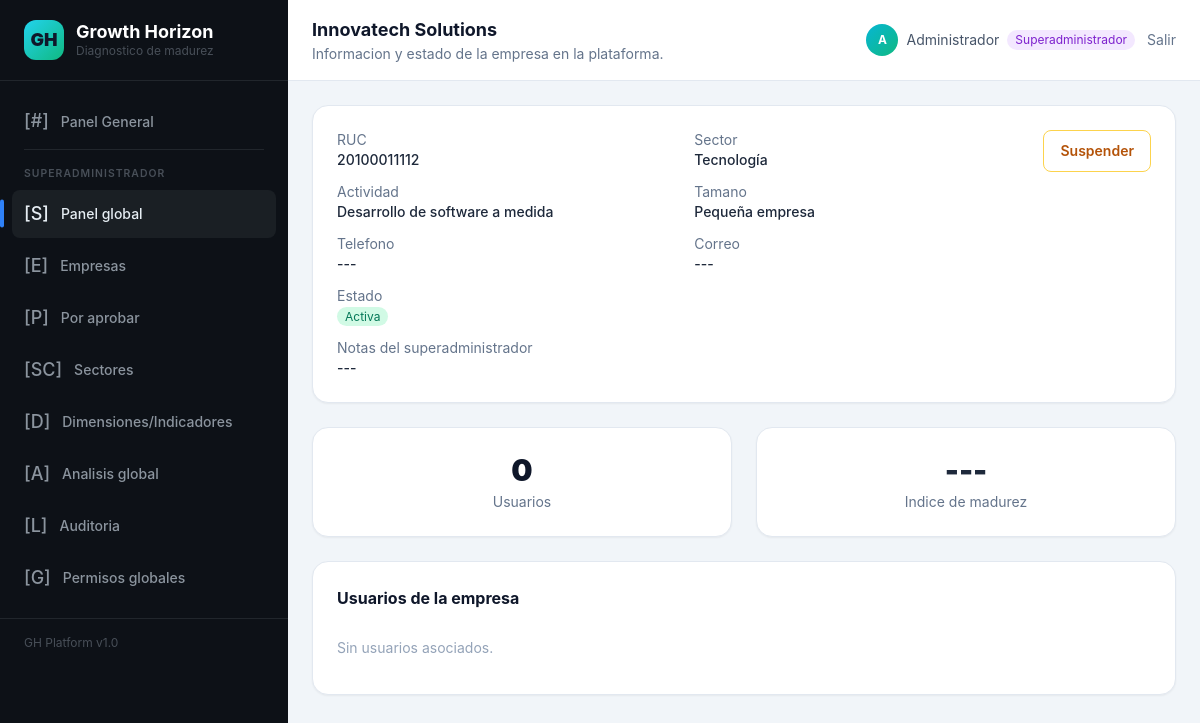
The page /superadmin/empresas/1 (signed in) on the database as committed earlier.
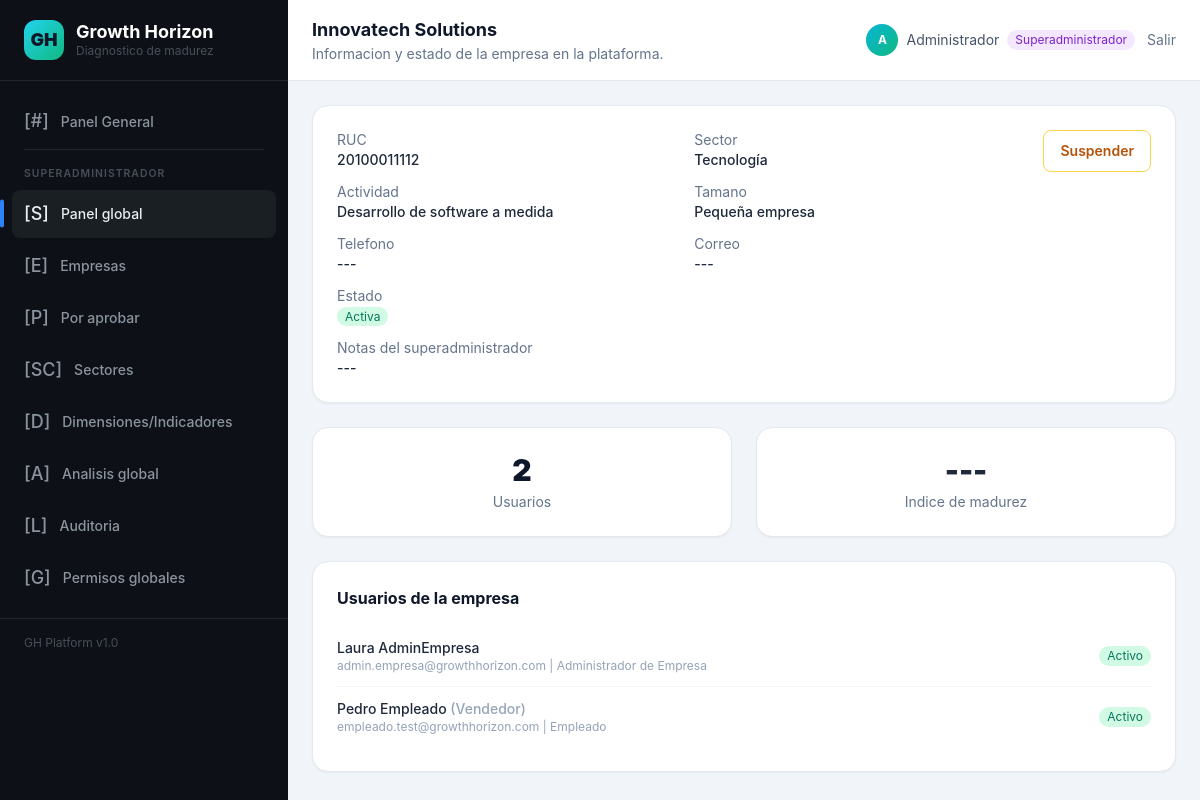
The same page on the database as committed later.
### models/usuario.py (models this page shows, shortened)
class Usuario(UserMixin, TimestampMixin, db.Model):
    __tablename__ = "usuarios"
    id = db.Column(db.Integer, primary_key=True)
    nombre = db.Column(db.String(120), nullable=False)
    email = db.Column(db.String(180), unique=True, nullable=False, index=True)
    password_hash = db.Column(db.String(255), nullable=False)
    rol = db.Column(db.String(40), nullable=False, default=ROL_ANALISTA)
    cargo = db.Column(db.String(80), nullable=True)
    activo = db.Column(db.Boolean, nullable=False, default=True)
    sector_id = db.Column(db.Integer, db.ForeignKey("sectores.id"), nullable=True)
    empresa_id = db.Column(db.Integer, db.ForeignKey("empresas.id", ondelete="SET NULL"), nullable=True)
    ultimo_acceso = db.Column(db.DateTime, nullable=True)
    intentos_fallidos = db.Column(db.Integer, nullable=False, default=0)
    ultimo_intento_fallido = db.Column(db.DateTime, nullable=True)
    sector = db.relationship("Sector", backref=db.backref("usuarios", lazy="dynamic", passive_deletes=True))
    empresa = db.relationship("Empresa", backref=db.backref("usuarios", lazy="dynamic", passive_deletes=True))
    auditorias = db.relationship("Auditoria", backref="usuario", lazy="dynamic")
    @property
    def es_superadmin(self):
        return self.rol == ROL_SUPERADMIN
    @property
    def tiene_empresa(self):
        return self.empresa is not None
    @property
    def etiqueta_rol(self):
        from models.roles import ROLES_DISPONIBLES
        return ROLES_DISPONIBLES.get(self.rol, self.rol)

### routes/superadmin.py (the view)
@superadmin_bp.route("/empresas/<int:empresa_id>")
@login_required
@superadmin_requerido
def detalle_empresa(empresa_id):
    empresa = _empresa_o_404(empresa_id)
    usuarios = (
        Usuario.query.filter(Usuario.empresa_id == empresa.id, Usuario.rol.in_([ROL_EMPRESA, ROL_EMPLEADO]))
        .order_by(Usuario.nombre.asc())
        .all()
    )
    from models import IndiceMadurez
    ultimo_indice = (
        IndiceMadurez.query
        .filter_by(empresa_id=empresa.id)
        .order_by(IndiceMadurez.fecha.desc())
        .first()
    )
    return render_template(
        "superadmin/detalle_empresa.html",
        empresa=empresa,
        usuarios=usuarios,
        ultimo_indice=ultimo_indice,
    )

### models/empresa.py (called while the page is built)
    @property
    def esta_pendiente(self):
        return self.estado == "pendiente"

    @property
    def esta_activa(self):
        return self.estado == "activo"

    @property
    def etiqueta_estado(self):
        return {
            "pendiente": "Pendiente de aprobación",
            "activo": "Activa",
            "rechazado": "Rechazada",
            "inactivo": "Inactiva",
        }.get(self.estado, self.estado)

    @property
    def etiqueta_tamano(self):
        return {
            "MICRO": "Microempresa",
            "PEQUENA": "Pequeña empresa",
            "MEDIANA": "Median empresa",
            "GRANDE": "Gran empresa",
        }.get(self.tamano_empresa, self.tamano_empresa)

### routes/decoradores.py (called while the page is built)
def superadmin_requerido(func):
    @wraps(func)
    def envoltura(*args, **kwargs):
        if not current_user.is_authenticated or current_user.rol != ROL_SUPERADMIN:
            _sin_acceso()
        return func(*args, **kwargs)
    return envoltura

### routes/superadmin.py (called while the page is built)
def _empresa_o_404(empresa_id):
    return Empresa.query.get_or_404(empresa_id)

### templates/superadmin/detalle_empresa.html (shortened to what the changed rows need)
{% extends "base.html" %}
{% block cabecera %}{{ empresa.nombre }}{% endblock %}
{% block contenido %}
    <div class="grid grid-cols-1 sm:grid-cols-2 gap-6 mb-6">
        <div class="bg-white rounded-2xl shadow-sm border border-slate-200 p-6 text-center">
            <p class="text-3xl font-black text-slate-900">{{ usuarios | length }}</p>
            <p class="text-sm text-slate-500 mt-1">Usuarios</p>
        </div>
    </div>
    <div class="bg-white rounded-2xl shadow-sm border border-slate-200 p-6">
        <ul class="divide-y divide-slate-100">
            {% for u in usuarios %}
            <li class="py-3 flex items-center justify-between">
                <div>
                    <p class="text-sm font-medium text-slate-800">{{ u.nombre }} {% if u.cargo %}<span class="text-slate-400">({{ u.cargo }})</span>{% endif %}</p>
                    <p class="text-xs text-slate-400">{{ u.email }} | {{ u.etiqueta_rol }}</p>
                </div>
                <span class="text-xs px-2 py-0.5 rounded-full {{ 'bg-emerald-100 text-emerald-700' if u.activo else 'bg-slate-100 text-slate-500' }}">
                    {{ 'Activo' if u.activo else 'Inactivo' }}
                </span>
            </li>
            {% else %}
            <li class="py-3 text-sm text-slate-400">Sin usuarios asociados.</li>
            {% endfor %}
        </ul>
    </div>
{% endblock %}

Rows that differ between the two databases and show on the page:
added Usuario: nombre "Laura AdminEmpresa", email "admin.empresa@growthhorizon.com", etiqueta_rol "Administrador de Empresa", activo "Activo"
added Usuario: nombre "Pedro Empleado", cargo "Vendedor", email "empleado.test@growthhorizon.com", etiqueta_rol "Empleado", activo "Activo"
Other text that changed with them:
{{ usuarios | length }}: "0" → "2"
text no longer shown: "Sin usuarios asociados."
